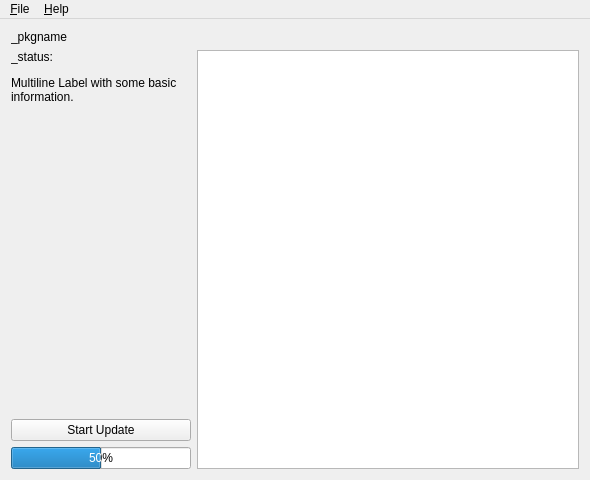
<ui version="4.0" >
 <class>LoaderWindow</class>
 <widget class="QMainWindow" name="LoaderWindow" >
  <property name="geometry" >
   <rect>
    <x>0</x>
    <y>0</y>
    <width>590</width>
    <height>480</height>
   </rect>
  </property>
  <property name="windowTitle" >
   <string>Update Manager</string>
  </property>
  <widget class="QWidget" name="widget" >
   <layout class="QVBoxLayout" >
    <item>
     <widget class="QLabel" name="_pkgname" >
      <property name="text" >
       <string>_pkgname</string>
      </property>
      <property name="wordWrap" >
       <bool>false</bool>
      </property>
     </widget>
    </item>
    <item>
     <layout class="QHBoxLayout" >
      <item>
       <layout class="QVBoxLayout" >
        <item>
         <widget class="QLabel" name="_status" >
          <property name="minimumSize" >
           <size>
            <width>180</width>
            <height>0</height>
           </size>
          </property>
          <property name="maximumSize" >
           <size>
            <width>200</width>
            <height>32767</height>
           </size>
          </property>
          <property name="text" >
           <string>&lt;p>_status:&lt;/p>
&lt;p>Multiline Label with some basic information.&lt;/p></string>
          </property>
          <property name="alignment" >
           <set>Qt::AlignTop</set>
          </property>
          <property name="wordWrap" >
           <bool>true</bool>
          </property>
         </widget>
        </item>
        <item>
         <spacer>
          <property name="orientation" >
           <enum>Qt::Vertical</enum>
          </property>
          <property name="sizeType" >
           <enum>QSizePolicy::Expanding</enum>
          </property>
          <property name="sizeHint" >
           <size>
            <width>20</width>
            <height>240</height>
           </size>
          </property>
         </spacer>
        </item>
        <item>
         <widget class="QPushButton" name="_start" >
          <property name="text" >
           <string>Start Update</string>
          </property>
         </widget>
        </item>
        <item>
         <widget class="QProgressBar" name="_progress" >
          <property name="maximumSize" >
           <size>
            <width>200</width>
            <height>32767</height>
           </size>
          </property>
          <property name="value" >
           <number>50</number>
          </property>
         </widget>
        </item>
       </layout>
      </item>
      <item>
       <widget class="QTextBrowser" name="_text" >
        <property name="sizePolicy" >
         <sizepolicy vsizetype="Expanding" hsizetype="Expanding" >
          <horstretch>1</horstretch>
          <verstretch>0</verstretch>
         </sizepolicy>
        </property>
       </widget>
      </item>
     </layout>
    </item>
   </layout>
  </widget>
  <widget class="QMenuBar" name="MenuBar" >
   <property name="geometry" >
    <rect>
     <x>0</x>
     <y>0</y>
     <width>590</width>
     <height>29</height>
    </rect>
   </property>
   <widget class="QMenu" name="fileMenu" >
    <property name="title" >
     <string>&amp;File</string>
    </property>
    <addaction name="fileOpenAction" />
    <addaction name="separator" />
    <addaction name="fileNewAction" />
    <addaction name="fileExitAction" />
   </widget>
   <widget class="QMenu" name="helpMenu" >
    <property name="title" >
     <string>&amp;Help</string>
    </property>
    <addaction name="helpContentsAction" />
    <addaction name="separator" />
    <addaction name="helpAboutAction" />
   </widget>
   <addaction name="fileMenu" />
   <addaction name="helpMenu" />
  </widget>
  <action name="fileNewAction" >
   <property name="text" >
    <string>&amp;Close</string>
   </property>
   <property name="iconText" >
    <string>&amp;Close</string>
   </property>
   <property name="name" stdset="0" >
    <string>fileNewAction</string>
   </property>
  </action>
  <action name="fileOpenAction" >
   <property name="icon" >
    <iconset/>
   </property>
   <property name="text" >
    <string>&amp;Open...</string>
   </property>
   <property name="iconText" >
    <string>Open</string>
   </property>
   <property name="shortcut" >
    <string>Ctrl+O</string>
   </property>
   <property name="name" stdset="0" >
    <string>fileOpenAction</string>
   </property>
  </action>
  <action name="fileExitAction" >
   <property name="text" >
    <string>E&amp;xit</string>
   </property>
   <property name="iconText" >
    <string>Exit</string>
   </property>
   <property name="shortcut" >
    <string/>
   </property>
   <property name="name" stdset="0" >
    <string>fileExitAction</string>
   </property>
  </action>
  <action name="helpContentsAction" >
   <property name="text" >
    <string>&amp;Contents...</string>
   </property>
   <property name="iconText" >
    <string>Contents</string>
   </property>
   <property name="shortcut" >
    <string/>
   </property>
   <property name="name" stdset="0" >
    <string>helpContentsAction</string>
   </property>
  </action>
  <action name="helpAboutAction" >
   <property name="text" >
    <string>&amp;About</string>
   </property>
   <property name="iconText" >
    <string>About</string>
   </property>
   <property name="shortcut" >
    <string/>
   </property>
   <property name="name" stdset="0" >
    <string>helpAboutAction</string>
   </property>
  </action>
 </widget>
 <layoutdefault spacing="6" margin="11" />
 <resources/>
 <connections>
  <connection>
   <sender>fileNewAction</sender>
   <signal>activated()</signal>
   <receiver>LoaderWindow</receiver>
   <slot>fileNew()</slot>
   <hints>
    <hint type="sourcelabel" >
     <x>-1</x>
     <y>-1</y>
    </hint>
    <hint type="destinationlabel" >
     <x>20</x>
     <y>20</y>
    </hint>
   </hints>
  </connection>
  <connection>
   <sender>fileOpenAction</sender>
   <signal>activated()</signal>
   <receiver>LoaderWindow</receiver>
   <slot>fileOpen()</slot>
   <hints>
    <hint type="sourcelabel" >
     <x>-1</x>
     <y>-1</y>
    </hint>
    <hint type="destinationlabel" >
     <x>20</x>
     <y>20</y>
    </hint>
   </hints>
  </connection>
  <connection>
   <sender>fileExitAction</sender>
   <signal>activated()</signal>
   <receiver>LoaderWindow</receiver>
   <slot>fileExit()</slot>
   <hints>
    <hint type="sourcelabel" >
     <x>-1</x>
     <y>-1</y>
    </hint>
    <hint type="destinationlabel" >
     <x>20</x>
     <y>20</y>
    </hint>
   </hints>
  </connection>
  <connection>
   <sender>helpContentsAction</sender>
   <signal>activated()</signal>
   <receiver>LoaderWindow</receiver>
   <slot>helpContents()</slot>
   <hints>
    <hint type="sourcelabel" >
     <x>-1</x>
     <y>-1</y>
    </hint>
    <hint type="destinationlabel" >
     <x>20</x>
     <y>20</y>
    </hint>
   </hints>
  </connection>
  <connection>
   <sender>helpAboutAction</sender>
   <signal>activated()</signal>
   <receiver>LoaderWindow</receiver>
   <slot>helpAbout()</slot>
   <hints>
    <hint type="sourcelabel" >
     <x>-1</x>
     <y>-1</y>
    </hint>
    <hint type="destinationlabel" >
     <x>20</x>
     <y>20</y>
    </hint>
   </hints>
  </connection>
  <connection>
   <sender>_start</sender>
   <signal>clicked()</signal>
   <receiver>LoaderWindow</receiver>
   <slot>sStart()</slot>
   <hints>
    <hint type="sourcelabel" >
     <x>20</x>
     <y>20</y>
    </hint>
    <hint type="destinationlabel" >
     <x>20</x>
     <y>20</y>
    </hint>
   </hints>
  </connection>
 </connections>
</ui>
